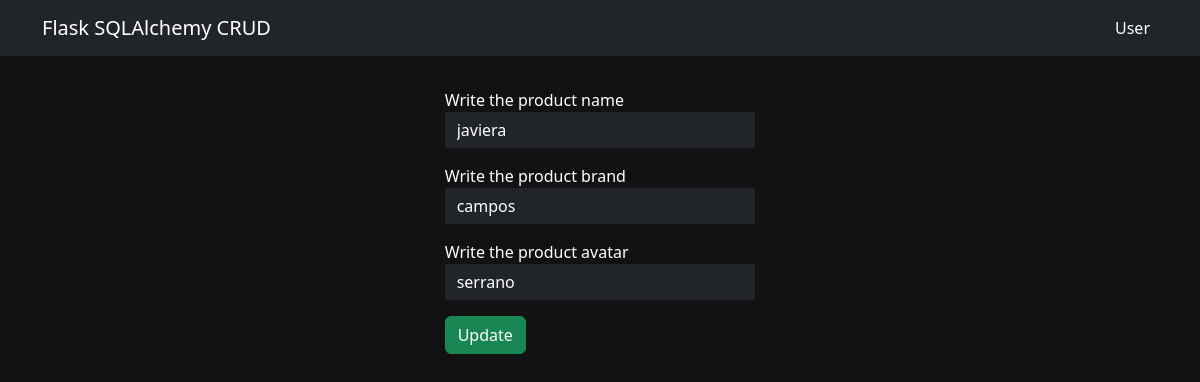
The app's page /update/4, older data.
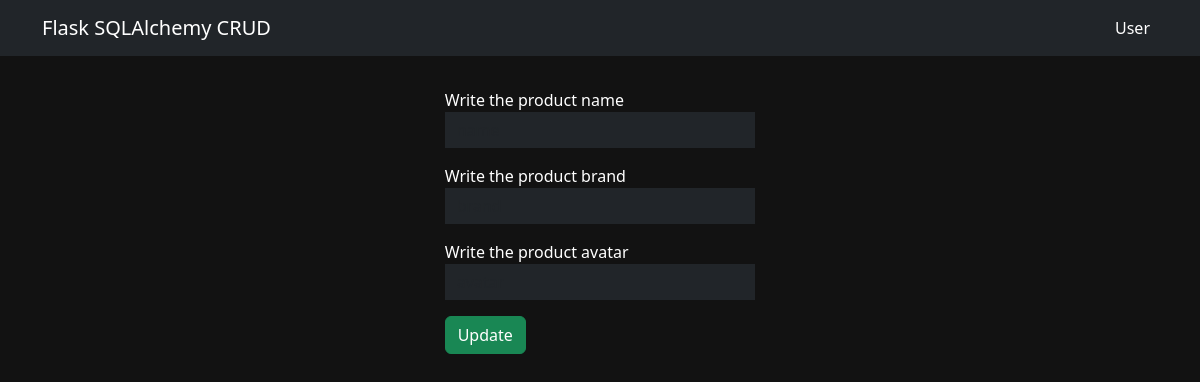
The same page, newer data.
### models/product.py (models this page shows, shortened)
class Product(db.Model):
    __tablename__ = "product"
    id = db.Column(db.Integer(), primary_key=True)
    name = db.Column(db.String(60), nullable=False)
    brand = db.Column(db.String(50), nullable=False)
    avatar = db.Column(db.String(200), nullable=False)

### routes/products.py (the view, shortened to what this page needs)
@products.route("/update/<id>", methods=["POST", "GET"])
def update(id):
    product = Product.query.get(id)
    return render_template("update.html", product=product)

### templates/update.html
{% extends 'layout.html' %}
{% block content %}
<div class="row">
    <div class="col-md-4 offset-md-4">
       <form action="/update/{{product.id}}" method="POST">
            <div class="card-body p-4">
                <div class="mb-3">
                    <label class="text-white" for="name">Write the product name</label>
                    <input class="form-control rounded-0 bg-dark border-0 text-white" type="text" name="name" placeholder="name" value="{{product.name}}">
                </div>
                <div class="mb-3">
                    <label class="text-white" for="brand">Write the product brand</label>
                    <input class="form-control rounded-0 bg-dark border-0 text-white" type="text" name="brand" placeholder="brand" value="{{product.brand}}">
                </div>
                <div class="mb-3">
                    <label class="text-white" for="avatar">Write the product avatar</label>
                    <input class="form-control rounded-0 bg-dark border-0 text-white" type="text" name="avatar" placeholder="avatar" value="{{product.avatar}}">
                </div>
                <button class="btn btn-success" type="submit">Update</button>
            </div>
        </form>
    </div>
</div>
{% endblock %}

### templates/layout.html (shortened to what this page needs)
<!DOCTYPE html>
<html lang="en">
  <head>
    <link href="https://cdn.jsdelivr.net/npm/bootstrap@5.3.0/dist/css/bootstrap.min.css" rel="stylesheet">
    <link rel="stylesheet" href="{{url_for('static', filename='css/main.css')}}">
  </head>
  <body>
        {% include('partials/_navbar.html')%}
        <div class="container p-2">
            {% block content%}
            {% endblock%}
        </div>
  </body>
</html>

### templates/partials/_navbar.html (shortened to what this page needs)
<nav class="navbar navbar-expand-lg navbar-dark bg-dark">
    <div class="container">
      <a class="navbar-brand" href="/">Flask SQLAlchemy CRUD</a>
      <div class="collapse navbar-collapse" id="navbarNav">
        <ul class="navbar-nav ms-auto">
          <li class="nav-item">
            <a class="nav-link active" aria-current="page" href="/users">User</a>
          </li>
        </ul>
      </div>
    </div>
  </nav>

### static/css/main.css (style rules this page uses)
body { background-color: #121212; }

Row changes from the older to the newer data that the page shows:
removed Product: name "javiera", brand "campos", avatar "serrano"
